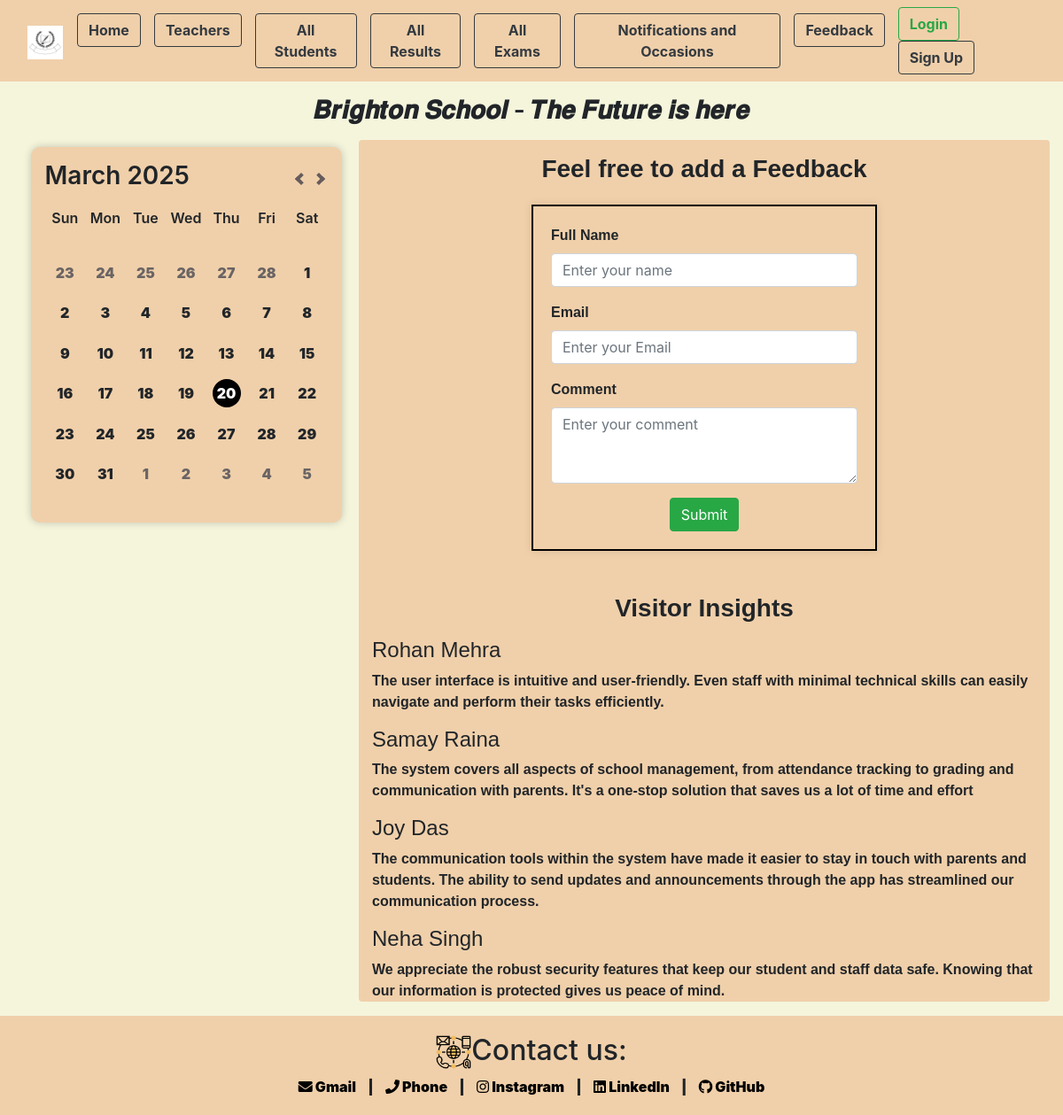
The app's page /feedback, older data.
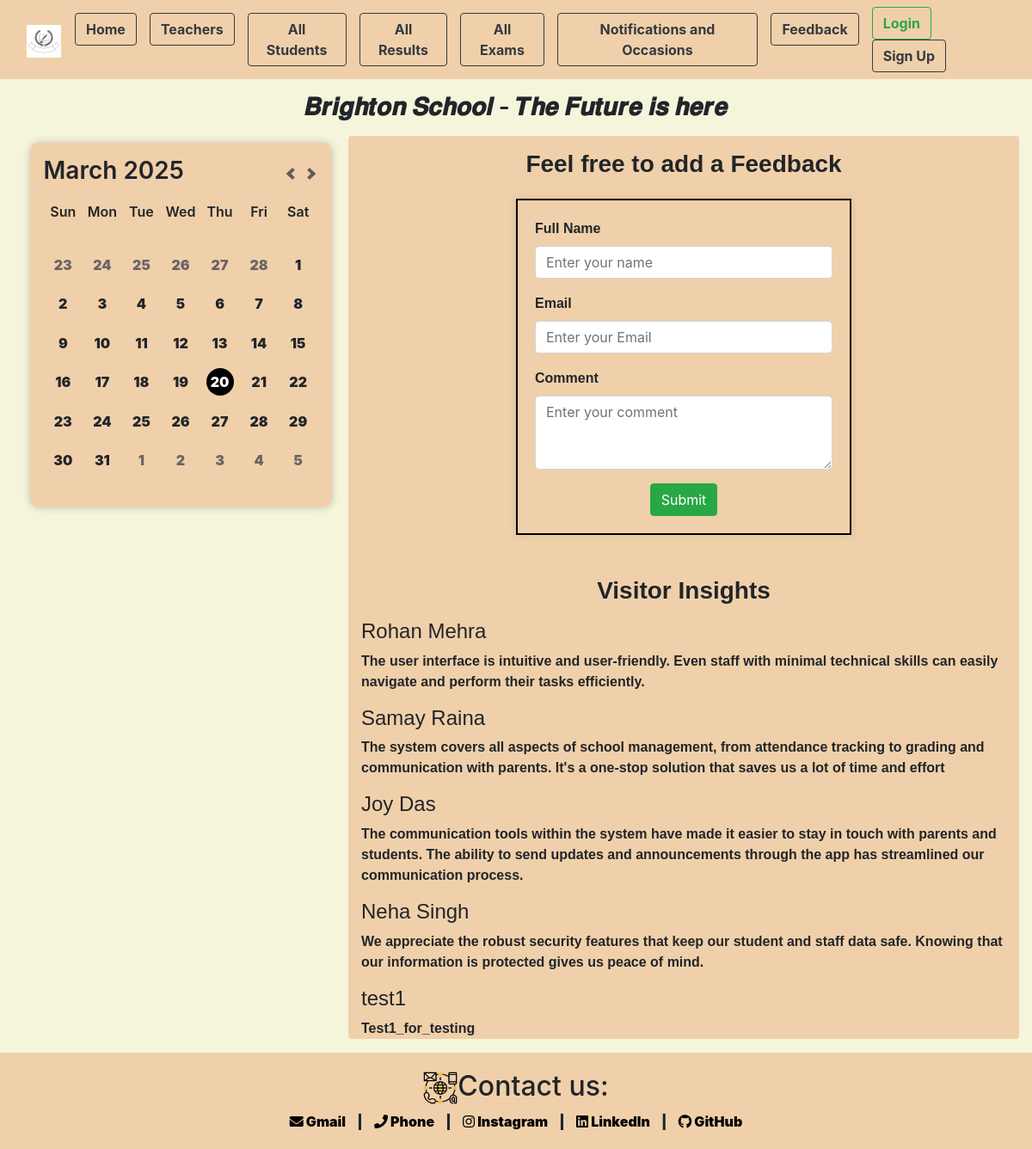
The same page, newer data.
### app/models.py (models this page shows)
class feedback(models.Model):
    name=models.CharField(max_length=100)
    email=models.EmailField(max_length=100,null=True)
    comment=models.CharField(max_length=500)

### app/views.py (the view, shortened to what this page needs)
# urls.py: path('feedback',views.feedback_page,name="feedback"),
def feedback_page(request):
    feedbacks=feedback.objects.all()[0:10]
    form=FeedbackForm()
    context={'form':form,'feedback':feedbacks}
    return render(request,'app/feedback.html',context)

### app/forms.py
class FeedbackForm(forms.ModelForm):
    class Meta:
        model=feedback
        fields={'name','email','comment'}
        widgets = {
             'name': forms.TextInput(attrs={'class': 'form-control', 'id': 'authorName', 'placeholder': 'Enter your name'}),
             'email': forms.EmailInput(attrs={'class': 'form-control', 'id': 'gmail', 'placeholder': 'Enter your Email'}),
             'comment': forms.Textarea(attrs={'class': 'form-control', 'id': 'comment', 'rows': 3, 'placeholder': 'Enter your comment'}),
            }

### app/templates/app/feedback.html (shortened to what this page needs)
{% extends "base_template/base.html" %}
{% load static %}
{% block content %}
                <div class="col-lg-8 col-md-8 col-sm-12 main-content">
                    <div class="box_clr rounded">
                        <h3 class="text-center pt-3 mb-4 about_text">Feel free to add a Feedback</h3>
                        <form method="POST" style="width: 50%; margin: 0 auto; border: 2px solid #000; padding: 20px; box-shadow: 0 0 10px rgba(0, 0, 0, 0.1);">
                            <div class="form-group">
                                <label for="authorName" class="font-weight-bold about_text">Full Name</label>
                                {{form.name}}
                            </div>
                            <div class="form-group">
                                <label for="gmail" class="font-weight-bold about_text">Email</label>
                                {{form.email}}
                            </div>
                            <div class="form-group">
                                <label for="comment" class="font-weight-bold about_text">Comment</label>
                                {{form.comment}}
                            </div>
                            <button type="submit" style="display: block; margin: 0 auto;" class="btn btn-success">Submit</button>
                        </form>
                        <h3 class="text-center about_text mt-5 pb-2">Visitor Insights</h3>
                        <div class="container rounded">
                            {% for f in feedback  %}
                            <div class="fs-4">
                                <h4 class="about_text">{{f.name}}</h4>
                              <div>
                                <p class="about_text">{{f.comment}}</p>
                              </div>
                            </div>
                            {% endfor %}
                        </div>
                    </div>
                </div>
{% endblock content %}

### app/templates/base_template/base.html (shortened to what this page needs)
{% load static %}
<!DOCTYPE html>
<html lang="en">
<head>
    <link href="https://maxcdn.bootstrapcdn.com/bootstrap/4.5.2/css/bootstrap.min.css" rel="stylesheet">
    <link rel="stylesheet" href="{% static 'app/CSS_Files/index.css' %}" />
    <link href="https://cdnjs.cloudflare.com/ajax/libs/font-awesome/5.15.4/css/all.min.css" rel="stylesheet">
</head>
<body>
    <header class="mb-3">
        <nav class="navbar navbar-expand-lg bg-body-tertiary box_clr">
            <div class="container-fluid">
                <a class="navbar-brand" href="{% url "index" %}">
                    <img src="{% static 'images\3ce196b55fd63cba9f7387a298cdc96e.jpg' %}" alt="Logo" width="40" height="38" class="d-inline-block align-text-top">
                </a>
                <div class="collapse navbar-collapse" id="navbarSupportedContent">
                    <ul class="navbar-nav me-auto mb-2 mb-lg-0">
                        <a class="nav-item" href="{% url "index" %}">
                            <button class="btn btn-med btn-outline-dark" type="button"><b>Home</b></button>
                        </a>
                        <a class="nav-item" href="{% url "teacher" %}">
                            <button class="btn btn-med btn-outline-dark" type="button"><b>Teachers</b></button>
                        </a>
                        <a class="nav-item" href="{% url "all_student" %}">
                            <button class="btn btn-med btn-outline-dark"  type="button">
                               <b>All Students</b>
                            </button>
                        </a>
                        <a class="nav-item" href="{% url "all_result" %}">
                            <button class="btn btn-med btn-outline-dark"  type="button">
                               <b>All Results</b>
                            </button>
                        </a>
                        <a class="nav-item" href="{% url "all_exam" %}">
                            <button class="btn btn-med btn-outline-dark" type="button">
                               <b>All Exams</b>
                            </button>
                        </a>
                        <a class="nav-item" href="{% url "Nt_Oc" %}">
                            <button class="btn btn-med btn-outline-dark" type="button"><b>Notifications and Occasions</b></button>
                        </a>
                        <a class="nav-item" href="{% url "feedback" %}">
                            <button class="btn btn-med btn-outline-dark" type="button"><b>Feedback</b></button>
                        </a>
                    </ul>
                    <div class="action-btn ml-auto">
                        {% if user.is_authenticated %}
                        <form method="post" action="{% url 'logout' %}">
                            {% csrf_token %}
                            <button class="btn btn-lg btn-outline-danger" type="submit"><b>Logout</b></button>
                        </form>
                        {% else %}
                        <a class="nav-item" href="{% url "login" %}">
                            <button class="btn btn-med btn-outline-success" type="button"><b>Login</b></button>
                        </a>
                        <a href="{% url "register" %}">
                            <button class="btn btn-med btn-outline-dark"><b>Sign Up<b></button>
                        </a>
                        {% endif %}
                    </div>
                </div>
            </div>
        </nav>
    </header>
    <h3 class="text-center mb-3">𝑩𝒓𝒊𝒈𝒉𝒕𝒐𝒏 𝑺𝒄𝒉𝒐𝒐𝒍 - 𝑻𝒉𝒆 𝑭𝒖𝒕𝒖𝒓𝒆 𝒊𝒔 𝒉𝒆𝒓𝒆</h3>
    <main>
        <div class="container-fluid">
            <div class="row no-gutters">
                <div class="col-lg-4 col-md-4 col-sm-12 sidebar">
                    <div class="calendar">
                        <header>
                          <h3></h3>
                          <nav>
                            <button id="prev"></button>
                            <button id="next"></button>
                          </nav>
                        </header>
                        <section>
                          <ul class="days">
                            <li>Sun</li>
                            <li>Mon</li>
                            <li>Tue</li>
                            <li>Wed</li>
                            <li>Thu</li>
                            <li>Fri</li>
                            <li>Sat</li>
                          </ul>
                          <ul class="dates"></ul>
                        </section>
                    </div>
                </div>
                {% block content %}{% endblock content %}
            </div>
        </div>
    </main>
    <footer class="footer box_clr">
        <div class="container">
            <h2><img src="{% static 'images\contact.png' %}" class="me-3" width="40" height="38">Contact us:</h2>
            <a href="shariquereza786@gmail.com"><i class="fas fa-envelope"></i> Gmail</a> |
            <a href="tel:+1234567890"><i class="fas fa-phone"></i> Phone</a> |
            <a href="https://www.instagram.com/its_sharique08/profilecard/?igsh=MWh0YmJvaWp1aHdjNw%3D%3D"><i class="fab fa-instagram"></i> Instagram</a> |
            <a href="https://www.linkedin.com/in/sharique-reza-82638a219/"><i class="fab fa-linkedin"></i> LinkedIn</a> |
            <a href="https://github.com/ShariqueReza"><i class="fab fa-github"></i> GitHub</a>
        </div>
    </footer>
</body>
</html>

### app/static/app/CSS_Files/index.css (style rules this page uses)
body { background-color: beige; }
.box_clr { background-color: rgb(240, 208, 170); }
.navbar-nav .nav-item { margin-right: 15px; }
* { padding: 0; margin: 0; }
h3 { font-weight: 600; }
.calendar { margin: 0 auto; width: clamp(320px, 400px, 90%); padding: 1rem; background-color: rgb(240, 208, 170); border-radius: 10px; box-shadow: 0 0 10px rgba(0, 0, 0, 0.2); }
.calendar header { display: flex; align-items: center; justify-content: space-between; }
.calendar nav { display: flex; align-items: center; }
.calendar ul { list-style: none; display: flex; flex-wrap: wrap; text-align: center; }
.calendar ul li { width: calc(100% / 7); position: relative; z-index: 2; aspect-ratio: 1; display: flex; align-items: center; justify-content: center; }
#prev, #next { width: 20px; height: 20px; position: relative; border: none; background: transparent; cursor: pointer; }
#prev::before, #next::before { content: ""; width: 50%; height: 50%; position: absolute; top: 50%; left: 50%; border-style: solid; border-width: 0.25em 0.25em 0 0; border-color: #655c5c; }
#next::before { transform: translate(-50%, -50%) rotate(45deg); }
#prev::before { transform: translate(-50%, -50%) rotate(-135deg); }
.days { font-weight: 600; }
.footer { padding: 20px; text-align: center; }
.footer a { color: #000; text-decoration: none; margin: 0 10px; }
.about_text { font-family: 'Gill Sans', 'Gill Sans MT', Calibri, 'Trebuchet MS', sans-serif; }

Row changes from the older to the newer data that the page shows:
added feedback: name "test1", comment "Test1_for_testing"
